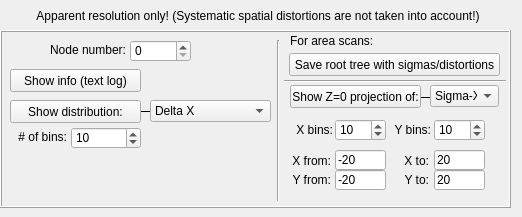
      <widget class="QWidget" name="tabPointAnalysis">
       <attribute name="title">
        <string>Resolution</string>
       </attribute>
       <widget class="QFrame" name="frame">
        <property name="geometry">
         <rect>
          <x>0</x>
          <y>30</y>
          <width>511</width>
          <height>178</height>
         </rect>
        </property>
        <property name="frameShape">
         <enum>QFrame::Box</enum>
        </property>
        <property name="frameShadow">
         <enum>QFrame::Raised</enum>
        </property>
        <widget class="QComboBox" name="cobWhatToShow">
         <property name="geometry">
          <rect>
           <x>150</x>
           <y>70</y>
           <width>121</width>
           <height>22</height>
          </rect>
         </property>
         <item>
          <property name="text">
           <string>Delta X</string>
          </property>
         </item>
         <item>
          <property name="text">
           <string>Delta Y</string>
          </property>
         </item>
         <item>
          <property name="text">
           <string>Delta Z</string>
          </property>
         </item>
        </widget>
        <widget class="QFrame" name="fAnalysisAreaScan">
         <property name="geometry">
          <rect>
           <x>280</x>
           <y>3</y>
           <width>226</width>
           <height>171</height>
          </rect>
         </property>
         <property name="frameShape">
          <enum>QFrame::NoFrame</enum>
         </property>
         <property name="frameShadow">
          <enum>QFrame::Raised</enum>
         </property>
         <widget class="QLabel" name="label_30">
          <property name="geometry">
           <rect>
            <x>10</x>
            <y>0</y>
            <width>101</width>
            <height>16</height>
           </rect>
          </property>
          <property name="text">
           <string>For area scans:</string>
          </property>
         </widget>
         <widget class="QPushButton" name="pbShowSigmaVsArea">
          <property name="geometry">
           <rect>
            <x>10</x>
            <y>52</y>
            <width>131</width>
            <height>23</height>
           </rect>
          </property>
          <property name="text">
           <string>Show Z=0 projection of:</string>
          </property>
         </widget>
         <widget class="QLabel" name="label_36">
          <property name="geometry">
           <rect>
            <x>7</x>
            <y>90</y>
            <width>46</width>
            <height>13</height>
           </rect>
          </property>
          <property name="text">
           <string>X bins:</string>
          </property>
          <property name="alignment">
           <set>Qt::AlignRight|Qt::AlignTrailing|Qt::AlignVCenter</set>
          </property>
         </widget>
         <widget class="QLabel" name="label_37">
          <property name="geometry">
           <rect>
            <x>5</x>
            <y>121</y>
            <width>46</width>
            <height>13</height>
           </rect>
          </property>
          <property name="text">
           <string>X from:</string>
          </property>
          <property name="alignment">
           <set>Qt::AlignRight|Qt::AlignTrailing|Qt::AlignVCenter</set>
          </property>
         </widget>
         <widget class="QLabel" name="label_38">
          <property name="geometry">
           <rect>
            <x>5</x>
            <y>140</y>
            <width>46</width>
            <height>13</height>
           </rect>
          </property>
          <property name="text">
           <string>Y from:</string>
          </property>
          <property name="alignment">
           <set>Qt::AlignRight|Qt::AlignTrailing|Qt::AlignVCenter</set>
          </property>
         </widget>
         <widget class="QSpinBox" name="sbASBinsX">
          <property name="geometry">
           <rect>
            <x>55</x>
            <y>86</y>
            <width>51</width>
            <height>22</height>
           </rect>
          </property>
          <property name="minimum">
           <number>1</number>
          </property>
          <property name="maximum">
           <number>10000</number>
          </property>
          <property name="value">
           <number>10</number>
          </property>
         </widget>
         <widget class="QPushButton" name="pbSaveScanTree">
          <property name="geometry">
           <rect>
            <x>9</x>
            <y>20</y>
            <width>211</width>
            <height>23</height>
           </rect>
          </property>
          <property name="text">
           <string>Save root tree with sigmas/distortions</string>
          </property>
         </widget>
         <widget class="QLineEdit" name="ledASXfrom">
          <property name="geometry">
           <rect>
            <x>55</x>
            <y>117</y>
            <width>51</width>
            <height>20</height>
           </rect>
          </property>
          <property name="text">
           <string>-20</string>
          </property>
         </widget>
         <widget class="QLineEdit" name="ledASYfrom">
          <property name="geometry">
           <rect>
            <x>55</x>
            <y>137</y>
            <width>51</width>
            <height>20</height>
           </rect>
          </property>
          <property name="text">
           <string>-20</string>
          </property>
         </widget>
         <widget class="QLineEdit" name="ledASYto">
          <property name="geometry">
           <rect>
            <x>154</x>
            <y>137</y>
            <width>51</width>
            <height>20</height>
           </rect>
          </property>
          <property name="text">
           <string>20</string>
          </property>
         </widget>
         <widget class="QLabel" name="label_39">
          <property name="geometry">
           <rect>
            <x>103</x>
            <y>140</y>
            <width>46</width>
            <height>13</height>
           </rect>
          </property>
          <property name="text">
           <string>Y to:</string>
          </property>
          <property name="alignment">
           <set>Qt::AlignRight|Qt::AlignTrailing|Qt::AlignVCenter</set>
          </property>
         </widget>
         <widget class="QLabel" name="label_40">
          <property name="geometry">
           <rect>
            <x>103</x>
            <y>121</y>
            <width>46</width>
            <height>13</height>
           </rect>
          </property>
          <property name="text">
           <string>X to:</string>
          </property>
          <property name="alignment">
           <set>Qt::AlignRight|Qt::AlignTrailing|Qt::AlignVCenter</set>
          </property>
         </widget>
         <widget class="QLabel" name="label_41">
          <property name="geometry">
           <rect>
            <x>105</x>
            <y>90</y>
            <width>46</width>
            <height>13</height>
           </rect>
          </property>
          <property name="text">
           <string>Y bins:</string>
          </property>
          <property name="alignment">
           <set>Qt::AlignRight|Qt::AlignTrailing|Qt::AlignVCenter</set>
          </property>
         </widget>
         <widget class="QSpinBox" name="sbASBinsY">
          <property name="geometry">
           <rect>
            <x>154</x>
            <y>86</y>
            <width>51</width>
            <height>22</height>
           </rect>
          </property>
          <property name="minimum">
           <number>1</number>
          </property>
          <property name="maximum">
           <number>10000</number>
          </property>
          <property name="value">
           <number>10</number>
          </property>
         </widget>
         <widget class="QLineEdit" name="ledASXto">
          <property name="geometry">
           <rect>
            <x>154</x>
            <y>117</y>
            <width>51</width>
            <height>20</height>
           </rect>
          </property>
          <property name="text">
           <string>20</string>
          </property>
         </widget>
         <widget class="QComboBox" name="cobShowWhichSigma">
          <property name="geometry">
           <rect>
            <x>150</x>
            <y>52</y>
            <width>69</width>
            <height>22</height>
           </rect>
          </property>
          <item>
           <property name="text">
            <string>Sigma-X</string>
           </property>
          </item>
          <item>
           <property name="text">
            <string>Sigma-Y</string>
           </property>
          </item>
          <item>
           <property name="text">
            <string>Sigma-Z</string>
           </property>
          </item>
         </widget>
         <widget class="Line" name="line_13">
          <property name="geometry">
           <rect>
            <x>70</x>
            <y>63</y>
            <width>118</width>
            <height>3</height>
           </rect>
          </property>
          <property name="frameShadow">
           <enum>QFrame::Plain</enum>
          </property>
          <property name="orientation">
           <enum>Qt::Horizontal</enum>
          </property>
         </widget>
         <widget class="Line" name="line_14">
          <property name="geometry">
           <rect>
            <x>4</x>
            <y>40</y>
            <width>223</width>
            <height>16</height>
           </rect>
          </property>
          <property name="orientation">
           <enum>Qt::Horizontal</enum>
          </property>
         </widget>
         <zorder>line_13</zorder>
         <zorder>label_30</zorder>
         <zorder>pbShowSigmaVsArea</zorder>
         <zorder>label_36</zorder>
         <zorder>label_37</zorder>
         <zorder>label_38</zorder>
         <zorder>pbSaveScanTree</zorder>
         <zorder>label_39</zorder>
         <zorder>label_40</zorder>
         <zorder>label_41</zorder>
         <zorder>cobShowWhichSigma</zorder>
         <zorder>line_14</zorder>
         <zorder>ledASYto</zorder>
         <zorder>ledASXto</zorder>
         <zorder>sbASBinsX</zorder>
         <zorder>ledASYfrom</zorder>
         <zorder>ledASXfrom</zorder>
         <zorder>sbASBinsY</zorder>
        </widget>
        <widget class="QPushButton" name="pbAnalyzeResolution">
         <property name="geometry">
          <rect>
           <x>10</x>
           <y>39</y>
           <width>131</width>
           <height>23</height>
          </rect>
         </property>
         <property name="text">
          <string>Show info (text log)</string>
         </property>
        </widget>
        <widget class="QSpinBox" name="sbAnalysisEventNumber">
         <property name="geometry">
          <rect>
           <x>130</x>
           <y>10</y>
           <width>61</width>
           <height>22</height>
          </rect>
         </property>
         <property name="keyboardTracking">
          <bool>false</bool>
         </property>
         <property name="maximum">
          <number>10000000</number>
         </property>
        </widget>
        <widget class="QLabel" name="label_29">
         <property name="geometry">
          <rect>
           <x>10</x>
           <y>12</y>
           <width>116</width>
           <height>16</height>
          </rect>
         </property>
         <property name="text">
          <string>Node number:</string>
         </property>
         <property name="alignment">
          <set>Qt::AlignRight|Qt::AlignTrailing|Qt::AlignVCenter</set>
         </property>
        </widget>
        <widget class="QPushButton" name="pbPointShowDistribution">
         <property name="geometry">
          <rect>
           <x>10</x>
           <y>70</y>
           <width>131</width>
           <height>23</height>
          </rect>
         </property>
         <property name="text">
          <string>Show distribution:</string>
         </property>
        </widget>
        <widget class="Line" name="line_8">
         <property name="geometry">
          <rect>
           <x>110</x>
           <y>80</y>
           <width>118</width>
           <height>3</height>
          </rect>
         </property>
         <property name="frameShadow">
          <enum>QFrame::Plain</enum>
         </property>
         <property name="orientation">
          <enum>Qt::Horizontal</enum>
         </property>
        </widget>
        <widget class="QSpinBox" name="sbAnalysisNumBins">
         <property name="geometry">
          <rect>
           <x>71</x>
           <y>97</y>
           <width>70</width>
           <height>22</height>
          </rect>
         </property>
         <property name="minimum">
          <number>1</number>
         </property>
         <property name="maximum">
          <number>10000</number>
         </property>
         <property name="value">
          <number>10</number>
         </property>
        </widget>
        <widget class="QLabel" name="label_35">
         <property name="geometry">
          <rect>
           <x>6</x>
           <y>99</y>
           <width>61</width>
           <height>16</height>
          </rect>
         </property>
         <property name="text">
          <string># of bins:</string>
         </property>
         <property name="alignment">
          <set>Qt::AlignRight|Qt::AlignTrailing|Qt::AlignVCenter</set>
         </property>
        </widget>
        <widget class="Line" name="line_11">
         <property name="geometry">
          <rect>
           <x>270</x>
           <y>10</y>
           <width>16</width>
           <height>161</height>
          </rect>
         </property>
         <property name="orientation">
          <enum>Qt::Vertical</enum>
         </property>
        </widget>
        <zorder>line_8</zorder>
        <zorder>cobWhatToShow</zorder>
        <zorder>fAnalysisAreaScan</zorder>
        <zorder>pbAnalyzeResolution</zorder>
        <zorder>sbAnalysisEventNumber</zorder>
        <zorder>label_29</zorder>
        <zorder>pbPointShowDistribution</zorder>
        <zorder>sbAnalysisNumBins</zorder>
        <zorder>label_35</zorder>
        <zorder>line_11</zorder>
       </widget>
       <widget class="QLabel" name="label_97">
        <property name="geometry">
         <rect>
          <x>3</x>
          <y>8</y>
          <width>510</width>
          <height>16</height>
         </rect>
        </property>
        <property name="text">
         <string>Apparent resolution only! (Systematic spatial distortions are not taken into account!)</string>
        </property>
        <property name="alignment">
         <set>Qt::AlignCenter</set>
        </property>
       </widget>
      </widget>
